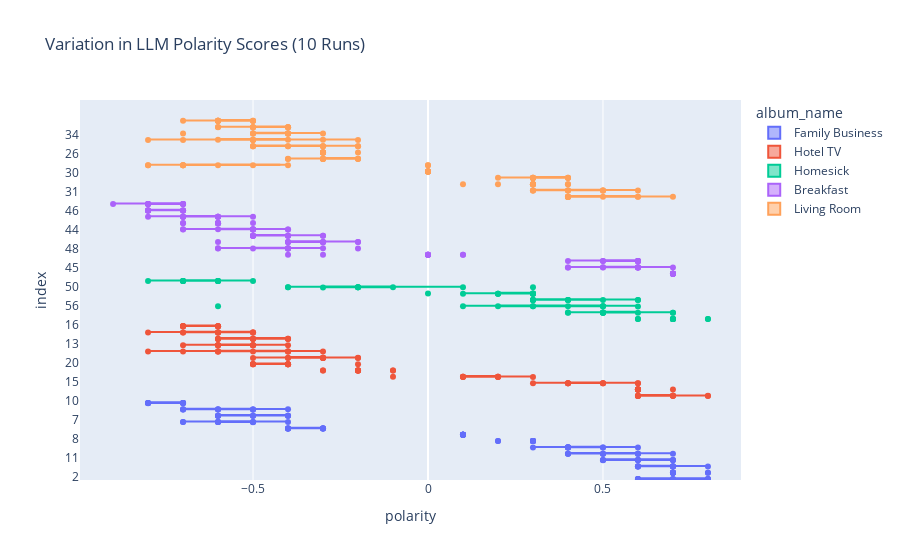

Notebook code for this chart:
### Code cell
import plotly.express as px
df['index'] = df['index'].astype('string')
df.sort_values('polarity', inplace=True, ascending=False)
fig = px.box(data_frame=df, y='index', x='polarity',
        hover_data=['title','album_name'],points='all',
          color='album_name', title='Variation in LLM Polarity Scores (10 Runs)')

fig.write_html('variations.html')
fig.show()

### Figure 1 — Plotly figure (JSON) as saved in the notebook; plotly's stock layout.template omitted (floating-point values rounded to 4 significant figures; data arrays with more than 128 entries replaced by an {"elided": "..."} marker saying what was removed)
{"data": [{"alignmentgroup": "True", "boxpoints": "all", "customdata": {"elided": "130x2 str values"}, "hovertemplate": "album_name=%{customdata[1]}<br>polarity=%{x}<br>index=%{y}<br>title=%{customdata[0]}<extra></extra>", "legendgroup": "Family Business", "marker": {"color": "#636efa"}, "name": "Family Business", "notched": false, "offsetgroup": "Family Business", "orientation": "h", "showlegend": true, "type": "box", "x": {"elided": "130 float values"}, "x0": " ", "xaxis": "x", "y": {"elided": "130 str values"}, "y0": " ", "yaxis": "y"}, {"alignmentgroup": "True", "boxpoints": "all", "customdata": {"elided": "120x2 str values"}, "hovertemplate": "album_name=%{customdata[1]}<br>polarity=%{x}<br>index=%{y}<br>title=%{customdata[0]}<extra></extra>", "legendgroup": "Hotel TV", "marker": {"color": "#EF553B"}, "name": "Hotel TV", "notched": false, "offsetgroup": "Hotel TV", "orientation": "h", "showlegend": true, "type": "box", "x": [0.8, 0.8, 0.7, 0.7, 0.7, 0.7, 0.7, 0.6, 0.6, 0.6, 0.6, 0.6, 0.6, 0.6, 0.6, 0.6, 0.6, 0.6, 0.6, 0.6, 0.6, 0.6, 0.5, 0.5, 0.5, 0.4, 0.4, 0.4, 0.4, 0.3, 0.3, 0.2, 0.2, 0.2, 0.2, 0.1, 0.1, 0.1, 0.1, -0.1, -0.1, -0.1, -0.2, -0.2, -0.2, -0.2, -0.2, -0.2, -0.2, -0.2, -0.2, -0.3, -0.3, -0.3, -0.3, -0.3, -0.3, -0.3, -0.3, -0.4, -0.4, -0.4, -0.4, -0.4, -0.4, -0.4, -0.4, -0.4, -0.4, -0.4, -0.4, -0.4, -0.4, -0.5, -0.5, -0.5, -0.5, -0.5, -0.5, -0.5, -0.5, -0.5, -0.5, -0.5, -0.5, -0.5, -0.5, -0.5, -0.5, -0.5, -0.6, -0.6, -0.6, -0.6, -0.6, -0.6, -0.6, -0.6, -0.6, -0.6, -0.6, -0.6, -0.6, -0.6, -0.6, -0.6, -0.6, -0.6, -0.6, -0.7, -0.7, -0.7, -0.7, -0.7, -0.7, -0.7, -0.7, -0.7, -0.8, -0.8], "x0": " ", "xaxis": "x", "y": ["17", "17", "21", "17", "17", "17", "17", "21", "21", "17", "21", "21", "21", "17", "15", "17", "15", "17", "21", "21", "21", "21", "15", "15", "15", "15", "15", "15", "15", "15", "14", "14", "14", "14", "14", "14", "14", "14", "14", "23", "14", "23", "20", "23", "23", "23", "23", "23", "23", "22", "22", "22", "22", "23", "19", "22", "22", "22", "23", "20", "13", "20", "18", "19", "20", "22", "19", "19", "20", "20", "22", "18", "18", "22", "18", "24", "18", "24", "13", "20", "20", "18", "20", "20", "13", "24", "19", "13", "18", "13", "13", "24", "19", "18", "18", "13", "13", "16", "24", "13", "16", "16", "24", "18", "19", "19", "16", "24", "16", "24", "16", "19", "16", "16", "24", "13", "16", "16", "19", "24"], "y0": " ", "yaxis": "y"}, {"alignmentgroup": "True", "boxpoints": "all", "customdata": {"elided": "70x2 str values"}, "hovertemplate": "album_name=%{customdata[1]}<br>polarity=%{x}<br>index=%{y}<br>title=%{customdata[0]}<extra></extra>", "legendgroup": "Homesick", "marker": {"color": "#00cc96"}, "name": "Homesick", "notched": false, "offsetgroup": "Homesick", "orientation": "h", "showlegend": true, "type": "box", "x": [0.8, 0.8, 0.7, 0.7, 0.7, 0.7, 0.7, 0.7, 0.7, 0.7, 0.6, 0.6, 0.6, 0.6, 0.6, 0.6, 0.5, 0.5, 0.5, 0.5, 0.5, 0.5, 0.5, 0.5, 0.5, 0.4, 0.4, 0.4, 0.4, 0.4, 0.4, 0.3, 0.3, 0.3, 0.3, 0.3, 0.3, 0.3, 0.3, 0.3, 0.3, 0.3, 0.3, 0.2, 0.2, 0.2, 0.2, 0.1, 0.1, 0.1, 0.0, -0.1, -0.2, -0.2, -0.2, -0.2, -0.3, -0.4, -0.4, -0.5, -0.6, -0.6, -0.6, -0.6, -0.6, -0.7, -0.7, -0.7, -0.7, -0.8], "x0": " ", "xaxis": "x", "y": ["52", "52", "51", "52", "52", "52", "52", "52", "51", "52", "56", "54", "52", "54", "51", "52", "56", "51", "56", "51", "56", "51", "51", "54", "51", "54", "54", "51", "56", "54", "51", "55", "54", "50", "55", "54", "54", "55", "56", "56", "54", "55", "55", "55", "56", "55", "55", "50", "55", "56", "55", "50", "50", "50", "50", "50", "50", "50", "50", "53", "53", "53", "53", "56", "53", "53", "53", "53", "53", "53"], "y0": " ", "yaxis": "y"}, {"alignmentgroup": "True", "boxpoints": "all", "customdata": {"elided": "120x2 str values"}, "hovertemplate": "album_name=%{customdata[1]}<br>polarity=%{x}<br>index=%{y}<br>title=%{customdata[0]}<extra></extra>", "legendgroup": "Breakfast", "marker": {"color": "#ab63fa"}, "name": "Breakfast", "notched": false, "offsetgroup": "Breakfast", "orientation": "h", "showlegend": true, "type": "box", "x": [0.7, 0.7, 0.7, 0.7, 0.7, 0.7, 0.7, 0.7, 0.7, 0.7, 0.7, 0.6, 0.6, 0.6, 0.6, 0.6, 0.6, 0.6, 0.6, 0.6, 0.6, 0.6, 0.6, 0.5, 0.5, 0.5, 0.5, 0.4, 0.4, 0.4, 0.1, 0.1, 0.0, 0.0, 0.0, 0.0, 0.0, 0.0, -0.2, -0.2, -0.2, -0.3, -0.3, -0.3, -0.3, -0.3, -0.3, -0.3, -0.3, -0.4, -0.4, -0.4, -0.4, -0.4, -0.4, -0.4, -0.4, -0.4, -0.4, -0.4, -0.4, -0.4, -0.4, -0.5, -0.5, -0.5, -0.5, -0.5, -0.5, -0.5, -0.5, -0.5, -0.5, -0.5, -0.5, -0.5, -0.6, -0.6, -0.6, -0.6, -0.6, -0.6, -0.6, -0.6, -0.6, -0.6, -0.6, -0.6, -0.6, -0.6, -0.6, -0.7, -0.7, -0.7, -0.7, -0.7, -0.7, -0.7, -0.7, -0.7, -0.7, -0.7, -0.7, -0.7, -0.7, -0.7, -0.7, -0.8, -0.8, -0.8, -0.8, -0.8, -0.8, -0.8, -0.8, -0.8, -0.8, -0.8, -0.8, -0.9], "x0": " ", "xaxis": "x", "y": ["38", "38", "38", "38", "38", "45", "38", "38", "38", "38", "38", "45", "39", "45", "39", "39", "39", "39", "45", "39", "45", "45", "39", "45", "45", "39", "39", "45", "39", "45", "42", "42", "42", "42", "42", "42", "42", "42", "48", "40", "40", "42", "40", "48", "40", "40", "47", "47", "40", "44", "47", "40", "47", "48", "40", "42", "40", "47", "48", "48", "48", "44", "48", "47", "47", "44", "48", "44", "44", "47", "44", "47", "41", "44", "47", "49", "41", "48", "49", "41", "48", "41", "41", "49", "41", "41", "41", "49", "49", "44", "40", "46", "44", "49", "43", "46", "44", "49", "46", "49", "41", "41", "46", "43", "43", "49", "43", "46", "46", "43", "46", "43", "46", "46", "43", "43", "43", "46", "49", "43"], "y0": " ", "yaxis": "y"}, {"alignmentgroup": "True", "boxpoints": "all", "customdata": {"elided": "131x2 str values"}, "hovertemplate": "album_name=%{customdata[1]}<br>polarity=%{x}<br>index=%{y}<br>title=%{customdata[0]}<extra></extra>", "legendgroup": "Living Room", "marker": {"color": "#FFA15A"}, "name": "Living Room", "notched": false, "offsetgroup": "Living Room", "orientation": "h", "showlegend": true, "type": "box", "x": {"elided": "131 float values"}, "x0": " ", "xaxis": "x", "y": {"elided": "131 str values"}, "y0": " ", "yaxis": "y"}], "layout": {"boxmode": "group", "legend": {"title": {"text": "album_name"}, "tracegroupgap": 0}, "title": {"text": "Variation in LLM Polarity Scores (10 Runs)"}, "xaxis": {"anchor": "y", "domain": [0, 1], "title": {"text": "polarity"}}, "yaxis": {"anchor": "x", "domain": [0, 1], "title": {"text": "index"}}}}
